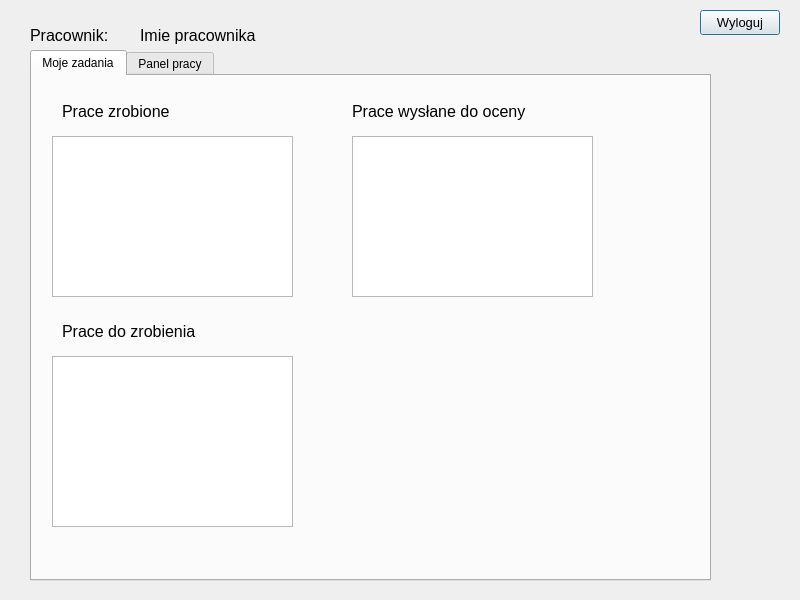
<?xml version="1.0" encoding="UTF-8"?>
<ui version="4.0">
 <class>Panel_pracownika</class>
 <widget class="QDialog" name="Panel_pracownika">
  <property name="geometry">
   <rect>
    <x>0</x>
    <y>0</y>
    <width>800</width>
    <height>600</height>
   </rect>
  </property>
  <property name="windowTitle">
   <string>Dialog</string>
  </property>
  <widget class="QLabel" name="label">
   <property name="geometry">
    <rect>
     <x>30</x>
     <y>20</y>
     <width>101</width>
     <height>31</height>
    </rect>
   </property>
   <property name="font">
    <font>
     <pointsize>12</pointsize>
    </font>
   </property>
   <property name="text">
    <string>Pracownik:</string>
   </property>
  </widget>
  <widget class="QLabel" name="label_imie_pracownika">
   <property name="geometry">
    <rect>
     <x>140</x>
     <y>20</y>
     <width>151</width>
     <height>31</height>
    </rect>
   </property>
   <property name="font">
    <font>
     <pointsize>12</pointsize>
    </font>
   </property>
   <property name="text">
    <string>Imie pracownika</string>
   </property>
  </widget>
  <widget class="QPushButton" name="pushButton_wyloguj">
   <property name="geometry">
    <rect>
     <x>700</x>
     <y>10</y>
     <width>80</width>
     <height>25</height>
    </rect>
   </property>
   <property name="font">
    <font>
     <pointsize>10</pointsize>
    </font>
   </property>
   <property name="text">
    <string>Wyloguj</string>
   </property>
  </widget>
  <widget class="QTabWidget" name="tabWidget">
   <property name="geometry">
    <rect>
     <x>30</x>
     <y>50</y>
     <width>681</width>
     <height>531</height>
    </rect>
   </property>
   <property name="currentIndex">
    <number>0</number>
   </property>
   <widget class="QWidget" name="tab">
    <attribute name="title">
     <string>Moje zadania</string>
    </attribute>
    <widget class="QListWidget" name="listWidget_toDo">
     <property name="geometry">
      <rect>
       <x>20</x>
       <y>280</y>
       <width>241</width>
       <height>171</height>
      </rect>
     </property>
    </widget>
    <widget class="QLabel" name="label_2">
     <property name="geometry">
      <rect>
       <x>30</x>
       <y>240</y>
       <width>201</width>
       <height>31</height>
      </rect>
     </property>
     <property name="font">
      <font>
       <pointsize>12</pointsize>
      </font>
     </property>
     <property name="text">
      <string>Prace do zrobienia</string>
     </property>
    </widget>
    <widget class="QListWidget" name="listWidget_doOceny">
     <property name="geometry">
      <rect>
       <x>320</x>
       <y>60</y>
       <width>241</width>
       <height>161</height>
      </rect>
     </property>
    </widget>
    <widget class="QLabel" name="label_3">
     <property name="geometry">
      <rect>
       <x>320</x>
       <y>20</y>
       <width>241</width>
       <height>31</height>
      </rect>
     </property>
     <property name="font">
      <font>
       <pointsize>12</pointsize>
      </font>
     </property>
     <property name="text">
      <string>Prace wysłane do oceny</string>
     </property>
    </widget>
    <widget class="QListWidget" name="listWidget_done">
     <property name="geometry">
      <rect>
       <x>20</x>
       <y>60</y>
       <width>241</width>
       <height>161</height>
      </rect>
     </property>
    </widget>
    <widget class="QLabel" name="label_1">
     <property name="geometry">
      <rect>
       <x>30</x>
       <y>20</y>
       <width>201</width>
       <height>31</height>
      </rect>
     </property>
     <property name="font">
      <font>
       <pointsize>12</pointsize>
      </font>
     </property>
     <property name="text">
      <string>Prace zrobione</string>
     </property>
    </widget>
   </widget>
   <widget class="QWidget" name="tab_2">
    <attribute name="title">
     <string>Panel pracy</string>
    </attribute>
    <widget class="QLabel" name="label_test">
     <property name="geometry">
      <rect>
       <x>240</x>
       <y>40</y>
       <width>151</width>
       <height>61</height>
      </rect>
     </property>
     <property name="font">
      <font>
       <pointsize>16</pointsize>
      </font>
     </property>
     <property name="text">
      <string>TextLabel</string>
     </property>
    </widget>
   </widget>
  </widget>
  <zorder>label</zorder>
  <zorder>label_imie_pracownika</zorder>
  <zorder>tabWidget</zorder>
  <zorder>pushButton_wyloguj</zorder>
 </widget>
 <resources/>
 <connections/>
</ui>
